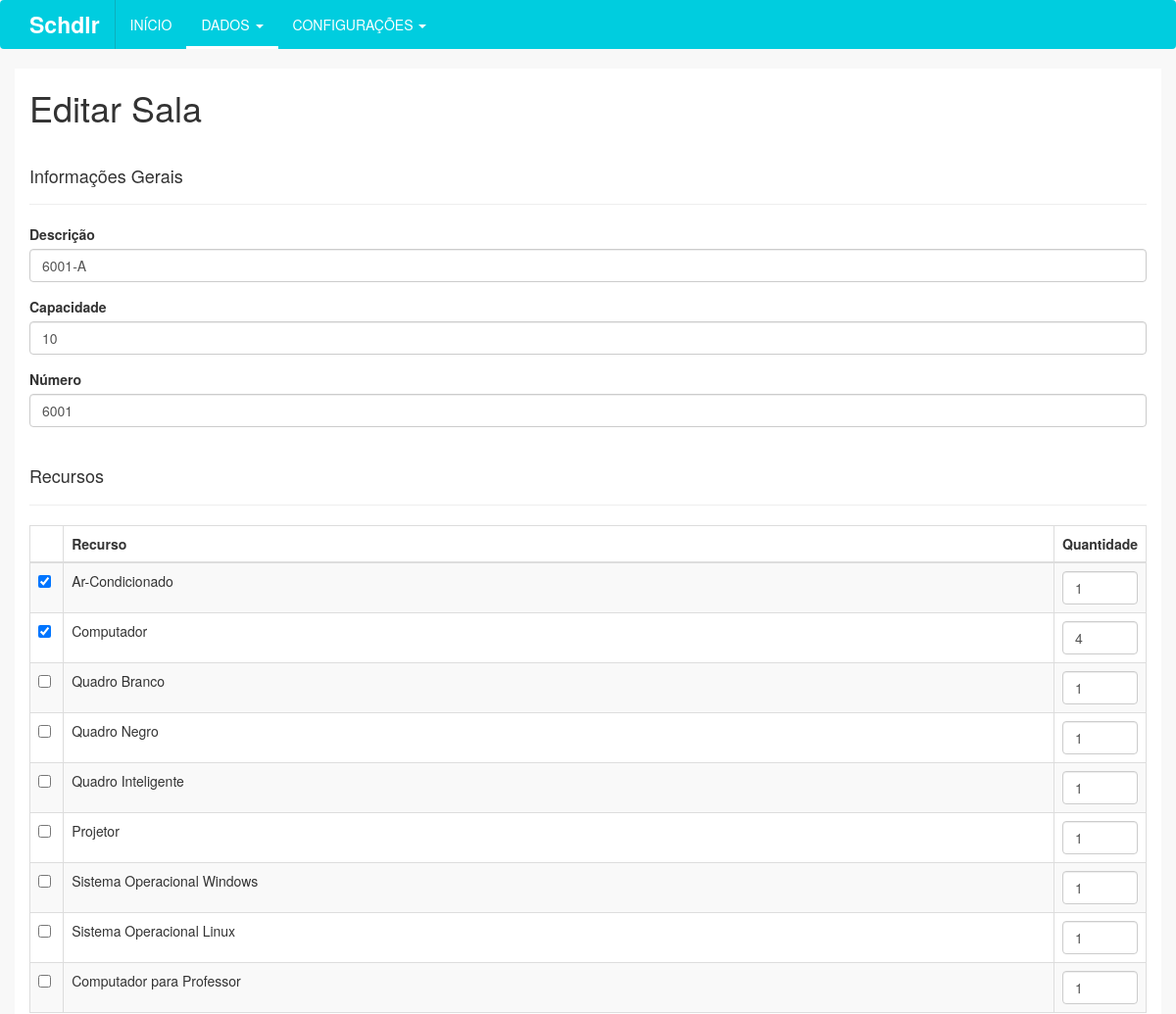
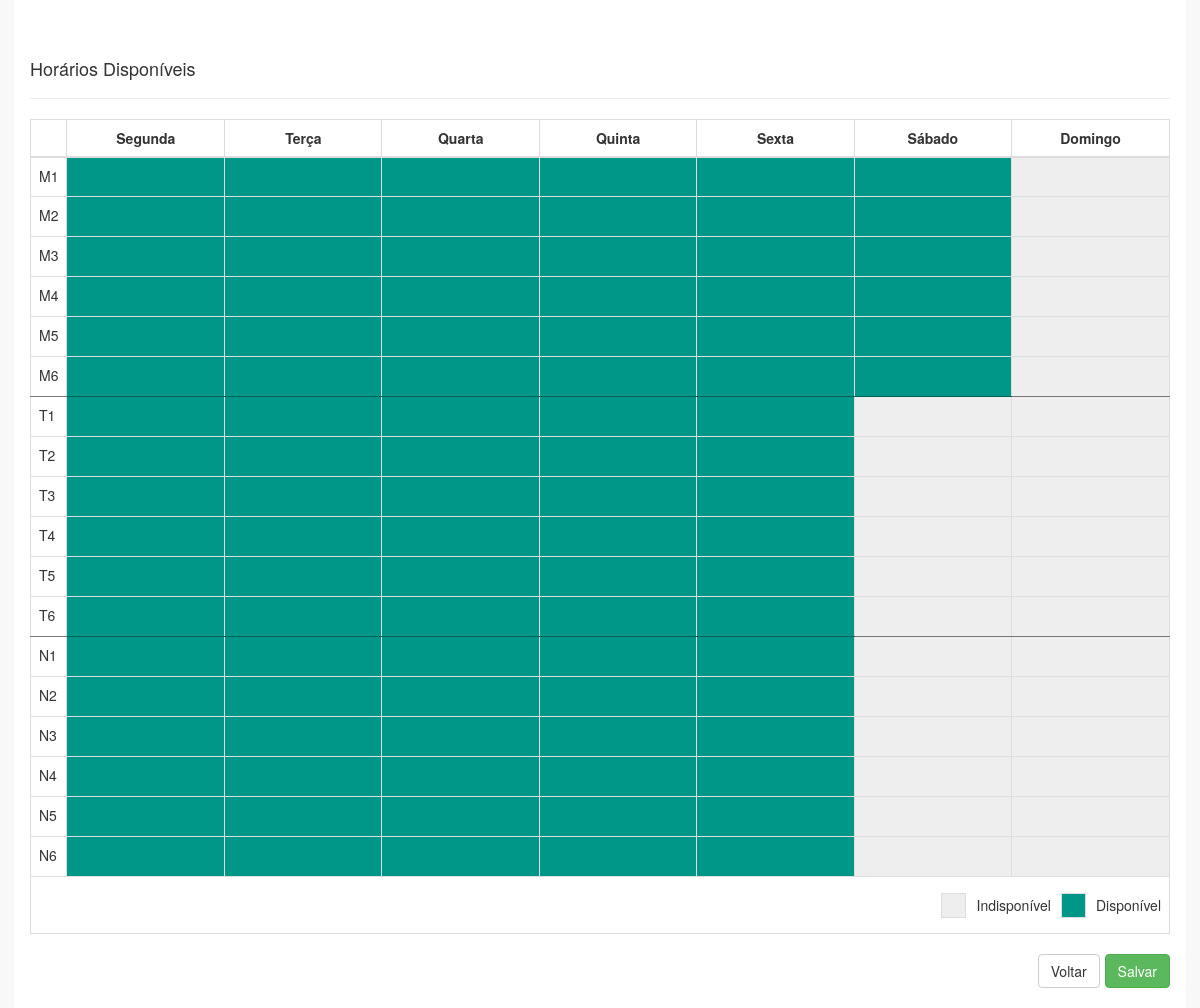
Page /sala/editar/9 on the committed database (2 pictures, top to bottom).
### tables this page shows
CREATE TABLE `sala` (
  `idSala` int(11) NOT NULL,
  `descricao` varchar(45) NOT NULL,
  `numero` int(11) NOT NULL,
  `capacidade` int(11) NOT NULL,
  `ativo` tinyint(1) NOT NULL DEFAULT '1',
  `excluido` tinyint(1) NOT NULL DEFAULT '0',
  `Instituto_idInstituto` int(11) NOT NULL
);

CREATE TABLE `recurso` (
  `idRecurso` int(11) NOT NULL,
  `descricao` varchar(45) DEFAULT NULL,
  `ativo` tinyint(1) NOT NULL DEFAULT '1',
  `excluido` tinyint(1) NOT NULL DEFAULT '0'
);

### index.php (called while the page is built, shortened)
<?php
	require_once("controles/Manipulador.php");
	Manipulador::Instancia()->Conteudo();
?>

### modelos/DaoSala.php (called while the page is built, shortened)
<?php
	require_once("Conexao.php");
	class DaoSala{
		public static $instancia;
		public static function Instancia(){
			if (!isset(self::$instancia))
				self::$instancia = new DaoSala();
			return self::$instancia;
		}
		public function CarregarPorId($id){
			try{
				$sql = "SELECT * FROM sala WHERE idSala = :id";
				$p_sql = Conexao::Instancia()->prepare($sql);
				$p_sql->bindValue(":id", $id);
				$p_sql->execute();
				$ar = $p_sql->fetchAll();
				if(sizeof($ar) >= 1)
					return $ar[0];
				else
					return false;
			}
			catch(Exception $e){
				echo "Exception >>> ".$e;
			}
		}
	}
?>

### modelos/Conexao.php (called while the page is built, shortened)
<?php
class Conexao{
	public static $instancia;
	public static function Instancia() {
		if (!isset(self::$instancia)) {
			self::$instancia = new PDO('mysql:host=localhost;dbname=tcc', 'root', '', array(PDO::MYSQL_ATTR_INIT_COMMAND => "SET NAMES utf8"));
			self::$instancia->setAttribute(PDO::ATTR_ERRMODE, PDO::ERRMODE_EXCEPTION);
			self::$instancia->setAttribute(PDO::ATTR_ORACLE_NULLS, PDO::NULL_EMPTY_STRING);
		}
		return self::$instancia;
	}
}
?>

### modelos/DaoRecurso.php (called while the page is built, shortened)
<?php
	require_once("Conexao.php");
	class DaoRecurso{
		public static $instancia;
		public static function Instancia(){
			if (!isset(self::$instancia))
				self::$instancia = new DaoRecurso();
			return self::$instancia;
		}
		public function ListarAtivos(){
			try{
				$sql = "SELECT * FROM recurso WHERE excluido = 0 and ativo=1";
				$p_sql = Conexao::Instancia()->prepare($sql);
				$p_sql->execute();
				return $p_sql->fetchAll();
			}
			catch(Exception $e){
				echo "Exception >>> ".$e;
			}
		}
		public function CarregarPorSala($salaId){
			try{
				$sql = "SELECT * FROM recurso INNER JOIN sala_recurso ON recurso.idRecurso = sala_recurso.Recurso_idRecurso WHERE sala_recurso.Sala_idSala = :salaId";
				$p_sql = Conexao::Instancia()->prepare($sql);
				$p_sql->bindValue(":salaId", $salaId);
				$p_sql->execute();
				return $p_sql->fetchAll();
			}
			catch(Exception $e){
				echo "Exception >>> ".$e;
			}
		}
	}
?>

### modelos/DaoTempoAula.php (called while the page is built, shortened)
<?php
	require_once("Conexao.php");
	class DaoTempoAula{
		public static $instancia;
		public static function Instancia(){
			if (!isset(self::$instancia))
				self::$instancia = new DaoTempoAula();
			return self::$instancia;
		}
		public function CarregarPorSala($salaId){
			try{
				$sql = "SELECT * FROM sala_tempoaula WHERE Sala_idSala = :salaId";
				$p_sql = Conexao::Instancia()->prepare($sql);
				$p_sql->bindValue(":salaId", $salaId);
				$p_sql->execute();
				$dias = array("SEG", "TER", "QUA", "QUI", "SEX", "SAB","DOM");
				$turnos = array("M","T","N");
				$aulas = array();
				for($i = 0; $i < sizeof($dias); $i++){
					for($j = 0; $j < sizeof($turnos); $j++){
						for($k = 1; $k<=6; $k++){
							$aulas[$dias[$i]][$turnos[$j].$k] = 0;
						}
					}
				}
				$consulta = $p_sql->fetchAll();
				foreach ($consulta as $key => $value) {
					$aulas[$value["TempoAula_dia"]][$value["TempoAula_horario"]] = 1;
				}
				return $aulas;
			}
			catch(Exception $e){
				echo "Exception >>> ".$e;
			}
		}
	}
?>

### visoes/sala/editar.php (the view, shortened to what this page needs)
<?php
	$id = $_GET['id'];
	require_once("modelos/DaoSala.php");
	$dados = DaoSala::Instancia()->CarregarPorId($id);
  require_once("modelos/DaoRecurso.php");
  $recursos = DaoRecurso::Instancia()->ListarAtivos();
  require_once("modelos/DaoTempoAula.php");
?>
<h1>Editar Sala</h1>
<form method="POST" action="<?php echo Manipulador::getDir(); ?>controles/sala.php?acao=editar" class="form-validate">
    <div class="page-header">
      <h4>Informações Gerais</h4>
    </div>
   <div class="form-group">
      <label for="descricao">Descrição</label>
      <input type="text" name="descricao" class="form-control" id="descricao" minlength="3" required value="<?php echo $dados['descricao']; ?>">
    </div>
    <div class="form-group">
      <label for="capacidade">Capacidade</label>
      <input type="text" name="capacidade" class="form-control" id="capacidade" minlength="1" required value="<?php echo $dados['capacidade']; ?>">
    </div>
    <div class="form-group">
      <label for="numero">Número</label>
      <input type="text" name="numero" class="form-control" id="numero" minlength="1" required value="<?php echo $dados['numero']; ?>">
    </div>
    <div class="page-header">
      <h4>Recursos</h4>
    </div>
    <div class="table-responsive">
        <table class="table table-striped table-bordered">
            <thead>
              <tr>
                <th width="3%"></th>
                <th>Recurso</th>
                <th width="5%">Quantidade</th>
              </tr>
            </thead>
            <tbody>
    <?php
        $recursosSala = DaoRecurso::Instancia()->CarregarPorSala($id);
        $recursosSalaId = array();
        $recursosSalaQuantidade = array();
        foreach ($recursosSala as $key => $value) {
            $recursosSalaId[] = $value["idRecurso"];
            $recursosSalaQuantidade[$value["idRecurso"]] = $value["quantidade"];
        }
        foreach ($recursos as $key => $value) {
    ?>
              <tr>
                <td width="3%"><input type="checkbox" name="recursos[<?php echo $value["idRecurso"]; ?>][ativo]" id="recursos_<?php echo $value["idRecurso"]; ?>" value="1" <?php echo (in_array($value["idRecurso"], $recursosSalaId))?"checked":""; ?>></td>
                <td><?php echo $value["descricao"]; ?></td>
                <td width="5%"><input type="number" min="0" required name="recursos[<?php echo $value["idRecurso"]; ?>][quantidade]" class="form-control" id="recursos_quantidade_<?php echo $value["idRecurso"]; ?>" value="<?php echo (in_array($value["idRecurso"], $recursosSalaId))?$recursosSalaQuantidade[$value["idRecurso"]]:"1"; ?>"></td>
              </tr>
    <?php
        }
    ?>
            </tbody>
        </table>
    </div>
    <div class="page-header">
      <h4>Horários Disponíveis</h4>
    </div>
    <div class="table-responsive">
      <table class="table table-bordered" id="tabela-horarios-disponiveis-sala">
        <thead>
          <tr>
            <th width="2%"></th>
            <th width="14%" class="text-center">Segunda</th>
            <th width="14%" class="text-center">Terça</th>
            <th width="14%" class="text-center">Quarta</th>
            <th width="14%" class="text-center">Quinta</th>
            <th width="14%" class="text-center">Sexta</th>
            <th width="14%" class="text-center">Sábado</th>
            <th width="14%" class="text-center">Domingo</th>
          </tr>
        </thead>
        <tbody>
            <?php
              $tempoAulas = DaoTempoAula::Instancia()->CarregarPorSala($id);
              $horarios = array("M","T","N");
              for($i=0;$i<3;$i++){
                for($j=1; $j<=6; $j++){
                  ?>
                    <tr>
                      <td width="2%"  class="inselecionavel<?php echo ($j==6 && $i!=2)?" borda-inferior":""; ?>"><?php echo $horarios[$i].$j;?></td>
                      <td width="14%" class="text-center<?php echo ($j==6 && $i!=2)?" borda-inferior":""; ?> <?php echo ($tempoAulas['SEG'][$horarios[$i].$j] == 0)?"in":""; ?>disponivel"></td>
                      <td width="14%" class="text-center<?php echo ($j==6 && $i!=2)?" borda-inferior":""; ?> <?php echo ($tempoAulas['TER'][$horarios[$i].$j] == 0)?"in":""; ?>disponivel"></td>
                      <td width="14%" class="text-center<?php echo ($j==6 && $i!=2)?" borda-inferior":""; ?> <?php echo ($tempoAulas['QUA'][$horarios[$i].$j] == 0)?"in":""; ?>disponivel"></td>
                      <td width="14%" class="text-center<?php echo ($j==6 && $i!=2)?" borda-inferior":""; ?> <?php echo ($tempoAulas['QUI'][$horarios[$i].$j] == 0)?"in":""; ?>disponivel"></td>
                      <td width="14%" class="text-center<?php echo ($j==6 && $i!=2)?" borda-inferior":""; ?> <?php echo ($tempoAulas['SEX'][$horarios[$i].$j] == 0)?"in":""; ?>disponivel"></td>
                      <td width="14%" class="text-center<?php echo ($j==6 && $i!=2)?" borda-inferior":""; ?> <?php echo ($tempoAulas['SAB'][$horarios[$i].$j] == 0)?"in":""; ?>disponivel"></td>
                      <td width="14%" class="text-center<?php echo ($j==6 && $i!=2)?" borda-inferior":""; ?> <?php echo ($tempoAulas['DOM'][$horarios[$i].$j] == 0)?"in":""; ?>disponivel"></td>
                    </tr>
                  <?php
                }
              }
            ?>
        </tbody>
        <tfoot>
          <tr>
              <td colspan="8">
                <div class="legenda"><span class="disponivel"></span><p>Disponível</p></div>
                <div class="legenda"><span class="indisponivel"></span><p>Indisponível</p></div>
              </td>
          </tr>
        </tfoot>
      </table>
    </div>
    <button type="submit" class="btn btn-salvar btn-success pull-right">Salvar</button>
    <a href="<?php echo Manipulador::getDir(); ?>sala/"><button type="button" class="btn btn-default pull-right">Voltar</button></a>
</form>
<br>

### css/custom.css (style rules this page uses)
html, body { background-color: #F8F8F8; }
.btn-salvar, .btn-confirmar { margin-left: 5px; }
.inselecionavel { -webkit-touch-callout: none; -webkit-user-select: none; -khtml-user-select: none; -moz-user-select: none; -ms-user-select: none; user-select: none; }
#tabela-horarios-disponiveis-sala tbody tr td { height: 40px; cursor: pointer; }
.disponivel { background: #009688; }
.indisponivel { background: #EEEEEE; }
#tabela-horarios-disponiveis-sala tbody tr td.borda-inferior.indisponivel, #tabela-horarios-disponiveis-sala tbody tr td.borda-inferior.inselecionavel, #tabela-horarios-aula-detalhes tbody tr td.borda-inferior.indisponivel, #tabela-horarios-aula-detalhes tbody tr td.borda-inferior.inselecionavel { border-bottom: 1px solid #777777; }
#tabela-horarios-disponiveis-sala tbody tr td.borda-inferior.disponivel, #tabela-horarios-aula-detalhes tbody tr td.borda-inferior.disponivel { border-bottom: 1px solid #006355; }
#tabela-horarios-disponiveis-sala tfoot, #tabela-horarios-disponiveis-sala tfoot tr, #tabela-horarios-disponiveis-sala tfoot tr td { border: none; }
#tabela-horarios-disponiveis-sala tfoot tr td div.legenda { float: right; margin-top: 8px; }
#tabela-horarios-disponiveis-sala tfoot tr td div.legenda>p { float: left; margin-top: 2px; }
#tabela-horarios-disponiveis-sala tfoot tr td div.legenda>span { width: 25px; height: 25px; display: inline-block; float: left; border: 1px solid #DDDDDD; margin: 0 10px; }

### rows in the picture
sala: descricao "6001-A", capacidade "10", numero "6001"
recurso: idRecurso "☑", descricao "Ar-Condicionado", idRecurso "1"
recurso: idRecurso "☑", descricao "Computador", idRecurso "4"
recurso: descricao "Quadro Branco", idRecurso "1"
recurso: descricao "Quadro Negro", idRecurso "1"
recurso: descricao "Quadro Inteligente", idRecurso "1"
recurso: descricao "Projetor", idRecurso "1"
recurso: descricao "Sistema Operacional Windows", idRecurso "1"
recurso: descricao "Sistema Operacional Linux", idRecurso "1"
recurso: descricao "Computador para Professor", idRecurso "1"

### other values in the picture
$horarios[$i] "M"
$horarios[$i] "T"
$horarios[$i] "N"
